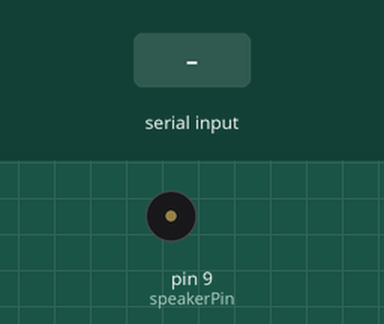
The sketch below on a simulated Arduino Uno, built with avr-gcc and run on an emulated ATmega328P. Shown: buzzer (waves = sounding). Inputs (shaded band) come from the test bench.

Above: at 1.2 s.
1.3 s: "1" received over the second serial link
At 4.6 s:
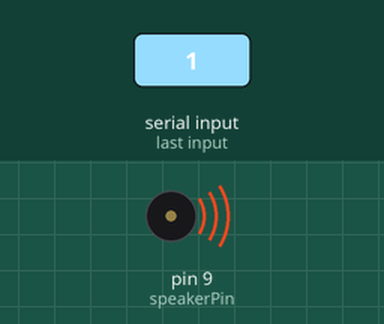
Timing chart, 0 to 9.7 s (numbered marks = the images above; inputs shaded):
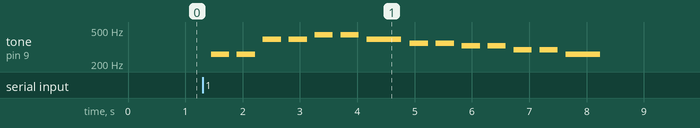

Measured:
- after the input at 1.3 s, tone on pin 9 (speakerPin): plays 260 Hz for 0.32 s, 260 Hz for 0.32 s, 391 Hz for 0.32 s, 391 Hz for 0.32 s, 438 Hz for 0.32 s, 438 Hz for 0.32 s … (14 notes in this stretch), starting after 0.15 s

The sketch:

piano.ino
```cpp
#include <SoftwareSerial.h>

SoftwareSerial BT(0,1);

int speakerPin = 9;
int tempo = 300;
char inbyte;

//Canciones
char twinkle[] = "ccggaagffeeddc ";
char happyb[] = "ggagCb ggagCb ggCbfed ggecdc ";
char jinglebell[] = "eeeeeeegcde fffffeeeeddedg ";

int twinklebeats[] = { 1, 1, 1, 1, 1, 1, 2, 1, 1, 1, 1, 1, 1, 2, 4 };
int happybbeats[] = {1, 1, 3, 3, 3, 5, 1, 1, 1, 3, 3,3, 5, 1, 1,1,3,3,3,3,5, 1,1,1,3,3,3,5,4 };
int jinglebellbeats[] = {1, 1, 2, 1, 1, 2, 1, 1, 1, 1, 2, 1, 1, 1, 1, 1, 1, 1, 1, 1, 1, 1, 1, 1, 2, 2, 4 };

void playTone(int tone, int duration) {
  for (long i = 0; i < duration * 1000L; i += tone * 2) {
    digitalWrite(speakerPin, HIGH);
    delayMicroseconds(tone);
    digitalWrite(speakerPin, LOW);
    delayMicroseconds(tone);
  }
}

void playNote(char note, int duration) {
  char names[] = { 'c', 'd', 'e', 'f', 'g', 'a', 'b', 'C'};
  int tones[] = { 1915, 1700, 1519, 1432, 1275, 1136, 1014, 956 };

  // play the tone corresponding to the note name
  for (int i = 0; i < 8; i++) {
    if (names[i] == note) {
      playTone(tones[i], duration);
    }
  }
}

void setup() {
  BT.begin(9600);
  pinMode(speakerPin, OUTPUT);
}

void loop() {
  if (BT.available()) {
    // wait a bit for the entire message to arrive
    delay(100);

    //store the first character in var inbyte
    inbyte = BT.read();
    if (inbyte == 'c' || inbyte == 'd' || inbyte == 'e' || inbyte == 'f' || inbyte == 'g' || inbyte == 'a' || inbyte == 'b' || inbyte == 'C') {
      playNote(inbyte, tempo);
    }
    else if(inbyte=='1'){playSong(twinkle,twinklebeats);}
    else if(inbyte=='2'){playSong(happyb,happybbeats);}
    else if(inbyte=='3'){playSong(jinglebell,jinglebellbeats);}

    // pause between notes
    delay(tempo / 2);
  }
}

void playSong(char song[],int beats[]){
    for (int i = 0; i < strlen(song); i++) {
      if (song[i] == ' ') {
        delay(beats[i] * tempo); // rest
      } else {
        playNote(song[i], beats[i] * tempo);
      }

      // pause between notes
      delay(tempo / 2);
  }
}
```
